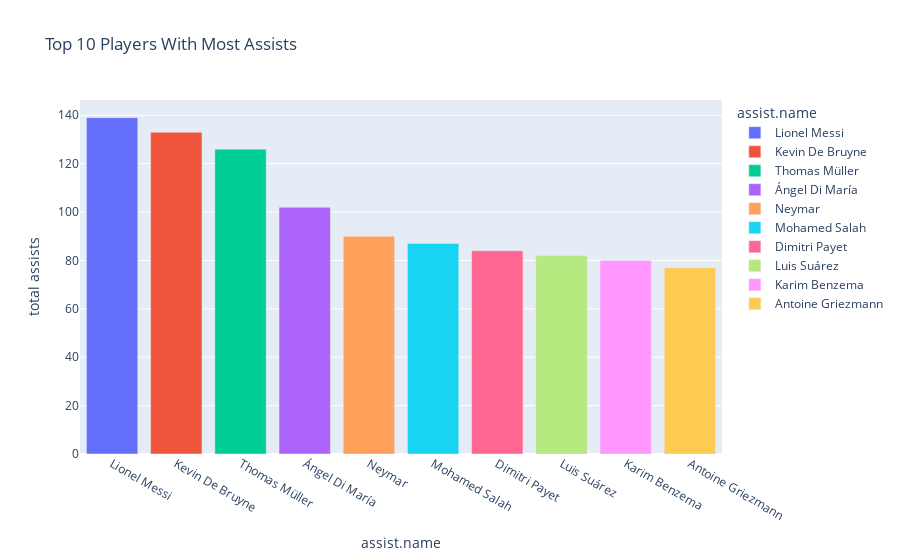

This figure's notebook cell:
### Markdown cell above
### Top 10 Players With Most Assists

### Code cell
highest_scoring_player = all_match_data.groupby("assist.name")["id"] \
                                       .count() \
                                       .rename("total assists") \
                                       .reset_index() \
                                       .sort_values(by="total assists", ascending=False) \
                                       .head(10)


px.bar(highest_scoring_player, x="assist.name", y="total assists", color="assist.name", title="Top 10 Players With Most Assists")

### Figure 1 — Plotly figure (JSON) as saved in the notebook; plotly's stock layout.template omitted (floating-point values rounded to 4 significant figures)
{"data": [{"alignmentgroup": "True", "hovertemplate": "assist.name=%{x}<br>total assists=%{y}<extra></extra>", "legendgroup": "Lionel Messi", "marker": {"color": "#636efa", "pattern": {"shape": ""}}, "name": "Lionel Messi", "offsetgroup": "Lionel Messi", "orientation": "v", "showlegend": true, "textposition": "auto", "type": "bar", "x": ["Lionel Messi"], "xaxis": "x", "y": [139], "yaxis": "y"}, {"alignmentgroup": "True", "hovertemplate": "assist.name=%{x}<br>total assists=%{y}<extra></extra>", "legendgroup": "Kevin De Bruyne", "marker": {"color": "#EF553B", "pattern": {"shape": ""}}, "name": "Kevin De Bruyne", "offsetgroup": "Kevin De Bruyne", "orientation": "v", "showlegend": true, "textposition": "auto", "type": "bar", "x": ["Kevin De Bruyne"], "xaxis": "x", "y": [133], "yaxis": "y"}, {"alignmentgroup": "True", "hovertemplate": "assist.name=%{x}<br>total assists=%{y}<extra></extra>", "legendgroup": "Thomas Müller", "marker": {"color": "#00cc96", "pattern": {"shape": ""}}, "name": "Thomas Müller", "offsetgroup": "Thomas Müller", "orientation": "v", "showlegend": true, "textposition": "auto", "type": "bar", "x": ["Thomas Müller"], "xaxis": "x", "y": [126], "yaxis": "y"}, {"alignmentgroup": "True", "hovertemplate": "assist.name=%{x}<br>total assists=%{y}<extra></extra>", "legendgroup": "Ángel Di María", "marker": {"color": "#ab63fa", "pattern": {"shape": ""}}, "name": "Ángel Di María", "offsetgroup": "Ángel Di María", "orientation": "v", "showlegend": true, "textposition": "auto", "type": "bar", "x": ["Ángel Di María"], "xaxis": "x", "y": [102], "yaxis": "y"}, {"alignmentgroup": "True", "hovertemplate": "assist.name=%{x}<br>total assists=%{y}<extra></extra>", "legendgroup": "Neymar", "marker": {"color": "#FFA15A", "pattern": {"shape": ""}}, "name": "Neymar", "offsetgroup": "Neymar", "orientation": "v", "showlegend": true, "textposition": "auto", "type": "bar", "x": ["Neymar"], "xaxis": "x", "y": [90], "yaxis": "y"}, {"alignmentgroup": "True", "hovertemplate": "assist.name=%{x}<br>total assists=%{y}<extra></extra>", "legendgroup": "Mohamed Salah", "marker": {"color": "#19d3f3", "pattern": {"shape": ""}}, "name": "Mohamed Salah", "offsetgroup": "Mohamed Salah", "orientation": "v", "showlegend": true, "textposition": "auto", "type": "bar", "x": ["Mohamed Salah"], "xaxis": "x", "y": [87], "yaxis": "y"}, {"alignmentgroup": "True", "hovertemplate": "assist.name=%{x}<br>total assists=%{y}<extra></extra>", "legendgroup": "Dimitri Payet", "marker": {"color": "#FF6692", "pattern": {"shape": ""}}, "name": "Dimitri Payet", "offsetgroup": "Dimitri Payet", "orientation": "v", "showlegend": true, "textposition": "auto", "type": "bar", "x": ["Dimitri Payet"], "xaxis": "x", "y": [84], "yaxis": "y"}, {"alignmentgroup": "True", "hovertemplate": "assist.name=%{x}<br>total assists=%{y}<extra></extra>", "legendgroup": "Luis Suárez", "marker": {"color": "#B6E880", "pattern": {"shape": ""}}, "name": "Luis Suárez", "offsetgroup": "Luis Suárez", "orientation": "v", "showlegend": true, "textposition": "auto", "type": "bar", "x": ["Luis Suárez"], "xaxis": "x", "y": [82], "yaxis": "y"}, {"alignmentgroup": "True", "hovertemplate": "assist.name=%{x}<br>total assists=%{y}<extra></extra>", "legendgroup": "Karim Benzema", "marker": {"color": "#FF97FF", "pattern": {"shape": ""}}, "name": "Karim Benzema", "offsetgroup": "Karim Benzema", "orientation": "v", "showlegend": true, "textposition": "auto", "type": "bar", "x": ["Karim Benzema"], "xaxis": "x", "y": [80], "yaxis": "y"}, {"alignmentgroup": "True", "hovertemplate": "assist.name=%{x}<br>total assists=%{y}<extra></extra>", "legendgroup": "Antoine Griezmann", "marker": {"color": "#FECB52", "pattern": {"shape": ""}}, "name": "Antoine Griezmann", "offsetgroup": "Antoine Griezmann", "orientation": "v", "showlegend": true, "textposition": "auto", "type": "bar", "x": ["Antoine Griezmann"], "xaxis": "x", "y": [77], "yaxis": "y"}], "layout": {"barmode": "relative", "legend": {"title": {"text": "assist.name"}, "tracegroupgap": 0}, "title": {"text": "Top 10 Players With Most Assists"}, "xaxis": {"anchor": "y", "categoryarray": ["Lionel Messi", "Kevin De Bruyne", "Thomas Müller", "Ángel Di María", "Neymar", "Mohamed Salah", "Dimitri Payet", "Luis Suárez", "Karim Benzema", "Antoine Griezmann"], "categoryorder": "array", "domain": [0, 1], "title": {"text": "assist.name"}}, "yaxis": {"anchor": "x", "domain": [0, 1], "title": {"text": "total assists"}}}}
